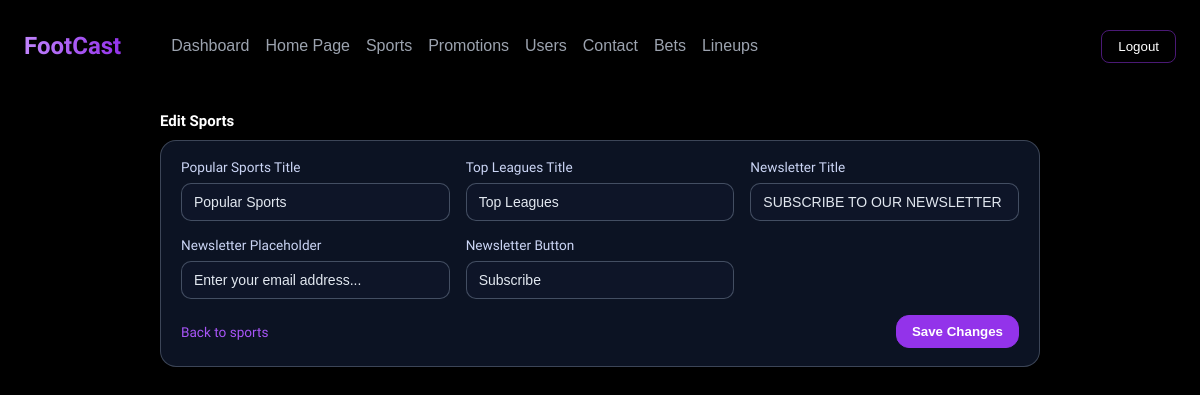
The app's page /admin-dashboard/edit/edit_sports.php?type=sections&id=1 (signed in) with its own data.
### tables this page shows
CREATE TABLE `sports_page_sections` (
  `id` int(11) NOT NULL,
  `popular_sports_title` varchar(120) NOT NULL,
  `top_leagues_title` varchar(120) NOT NULL,
  `newsletter_title` varchar(160) NOT NULL,
  `newsletter_placeholder` varchar(160) NOT NULL,
  `newsletter_button_text` varchar(60) NOT NULL,
  `created_at` timestamp NOT NULL DEFAULT current_timestamp(),
  `updated_at` timestamp NOT NULL DEFAULT current_timestamp() ON UPDATE current_timestamp()
);

### admin-dashboard/assets/includes/SportsRepository.php (called while the page is built, shortened)
<?php
final class SportsRepository{
    private mysqli $db;
    public function __construct(mysqli $db){
        $this->db = $db;
    }
    public function getSectionById(int $id): ?array{
        return $this->fetchOne(
            'SELECT id, popular_sports_title, top_leagues_title, newsletter_title, newsletter_placeholder, newsletter_button_text
             FROM sports_page_sections
             WHERE id = ? LIMIT 1',
            $id
        );
    }
    private function fetchOne(string $sql, int $id): ?array{
        $stmt = $this->db->prepare($sql);
        $stmt->bind_param('i', $id);
        $stmt->execute();
        $result = $stmt->get_result();
        $row = $result ? $result->fetch_assoc() : null;
        return $row ?: null;
    }
}

### admin-dashboard/edit/edit_sports.php (the view, shortened to what this page needs)
<?php
    require_once __DIR__ . '/../assets/includes/SportsRepository.php';
    $db = footcast_db();
    $sportsRepository = new SportsRepository($db);
    $type = isset($_GET['type']) ? (string) $_GET['type'] : '';
    $recordId = isset($_GET['id']) ? (int) $_GET['id'] : 0;
    $errors = [];
    $record = null;
    if (empty($errors)) {
        switch ($type) {
            case 'sections':
                $record = $sportsRepository->getSectionById($recordId);
                break;
        }
    }
    if ($record && empty($errors)) {
        switch ($type) {
            case 'sections':
                $record = $sportsRepository->getSectionById($recordId) ?? $record;
                break;
        }
    }
?>
<!DOCTYPE html>
<html lang="en">
<head>
    <link rel="stylesheet" href="../../assets/css/style.css">
    <link rel="stylesheet" href="../assets/css/admin.css">
    <link rel="stylesheet" href="../assets/css/lineups.css">
</head>
<body>
    <?php include("../assets/php/header.php"); ?>
    <main class="admin-main">
        <section class="admin-section admin-section-active">
            <div class="admin-form-center">
                <div class="admin-section-header">
                    <div>
                        <h2>Edit Sports</h2>
                    </div>
                </div>
                <?php if ($record): ?>
                    <form class="admin-form" method="post" action="">
                        <div class="admin-form-grid">
                            <?php if ($type === 'sections'): ?>
                                <label class="admin-form-row">
                                    <span>Popular Sports Title</span>
                                    <input class="admin-input" type="text" name="popular_sports_title" value="<?php echo htmlspecialchars($record['popular_sports_title'] ?? '', ENT_QUOTES, 'UTF-8'); ?>" required>
                                </label>
                                <label class="admin-form-row">
                                    <span>Top Leagues Title</span>
                                    <input class="admin-input" type="text" name="top_leagues_title" value="<?php echo htmlspecialchars($record['top_leagues_title'] ?? '', ENT_QUOTES, 'UTF-8'); ?>" required>
                                </label>
                                <label class="admin-form-row">
                                    <span>Newsletter Title</span>
                                    <input class="admin-input" type="text" name="newsletter_title" value="<?php echo htmlspecialchars($record['newsletter_title'] ?? '', ENT_QUOTES, 'UTF-8'); ?>">
                                </label>
                                <label class="admin-form-row">
                                    <span>Newsletter Placeholder</span>
                                    <input class="admin-input" type="text" name="newsletter_placeholder" value="<?php echo htmlspecialchars($record['newsletter_placeholder'] ?? '', ENT_QUOTES, 'UTF-8'); ?>">
                                </label>
                                <label class="admin-form-row">
                                    <span>Newsletter Button</span>
                                    <input class="admin-input" type="text" name="newsletter_button_text" value="<?php echo htmlspecialchars($record['newsletter_button_text'] ?? '', ENT_QUOTES, 'UTF-8'); ?>">
                                </label>
                            <?php endif; ?>
                        </div>
                        <div class="admin-form-actions">
                            <a class="admin-link" href="../sports.php?section=<?php echo htmlspecialchars($type, ENT_QUOTES, 'UTF-8'); ?>">Back to sports</a>
                            <button class="admin-btn admin-btn-primary" type="submit">Save Changes</button>
                        </div>
                    </form>
                <?php endif; ?>
            </div>
        </section>
    </main>
</body>
</html>

### assets/css/style.css (style rules this page uses)
* { box-sizing: border-box; }
body { margin: 0; font-family: "Krona One", sans-serif; background: #000; color: #fff; padding-top: 80px; overflow-x: hidden; -webkit-font-smoothing: antialiased; -moz-osx-font-smoothing: grayscale; }
h1,h2,h3,h4,h5,h6 { font-family: "Krona One", sans-serif; }

### admin-dashboard/assets/css/admin.css (style rules this page uses)
body { background: black; min-height: 100vh; margin: 0; }
.admin-main { margin: 32px auto 40px; padding: 0 20px 40px; max-width: 1700px; }
.admin-section { display: none; margin-top: 12px; }
.admin-section-active { display: block; }
.admin-section-header { display: flex; justify-content: space-between; align-items: flex-end; margin-bottom: 12px; }
.admin-section-header h2 { margin: 0 0 4px; font-size: 17.6px; }
.admin-link { color: #a855f7; text-decoration: none; font-size: 13.6px; }
.admin-btn-primary { background:#9333ea; color: white; padding: 8px 15px; border: 1px solid #9333ea; border-radius: 13px; font-weight: 600; }

### admin-dashboard/assets/css/lineups.css (style rules this page uses)
.admin-main { margin: 32px auto 40px; padding: 0 20px 40px; max-width: 1700px; }
.admin-section { display: none; margin-top: 12px; }
.admin-section-active { display: block; }
.admin-section-header { display: flex; justify-content: space-between; align-items: flex-end; margin-bottom: 8px; }
.admin-section-header h2 { margin: 0 0 2px; font-size: 15px; }
.admin-form-center { max-width: 880px; margin: 0 auto; }
.admin-form-center .admin-section-header { justify-content: flex-start; }
.admin-form { background: rgba(15, 23, 42, 0.85); border-radius: 16px; border: 1px solid rgba(148, 163, 184, 0.35); padding: 18px 20px; max-width: 880px; margin-bottom: 24px; width: 100%; box-sizing: border-box; }
.admin-form-grid { display: grid; grid-template-columns: repeat(auto-fit, minmax(220px, 1fr)); gap: 16px; margin-bottom: 16px; width: 100%; box-sizing: border-box; }
.admin-form-row { display: flex; flex-direction: column; gap: 8px; font-size: 13.6px; color: #cbd5f5; }
.admin-input, .admin-select { background: rgba(15, 23, 42, 0.9); border: 1px solid rgba(148, 163, 184, 0.4); border-radius: 10px; padding: 10px 12px; color: #e2e8f0; font-size: 14px; width: 100%; box-sizing: border-box; }
.admin-form-actions { display: flex; justify-content: space-between; align-items: center; gap: 12px; }
.admin-link { color: #a855f7; text-decoration: none; font-size: 13.6px; }

### records on screen
sports_page_sections: popular_sports_title "Popular Sports", top_leagues_title "Top Leagues", newsletter_title "SUBSCRIBE TO OUR NEWSLETTER", newsletter_placeholder "Enter your email address...", newsletter_button_text "Subscribe"
